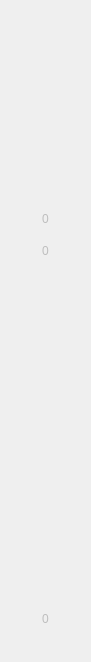
   <widget class="QWidget" name="gridLayoutWidget_4">
    <property name="geometry">
     <rect>
      <x>150</x>
      <y>40</y>
      <width>71</width>
      <height>601</height>
     </rect>
    </property>
    <layout class="QGridLayout" name="Agrid">
     <property name="sizeConstraint">
      <enum>QLayout::SetDefaultConstraint</enum>
     </property>
     <property name="spacing">
      <number>0</number>
     </property>
     <item row="7" column="0">
      <widget class="QPushButton" name="A8">
       <property name="enabled">
        <bool>false</bool>
       </property>
       <property name="sizePolicy">
        <sizepolicy hsizetype="Fixed" vsizetype="Fixed">
         <horstretch>0</horstretch>
         <verstretch>0</verstretch>
        </sizepolicy>
       </property>
       <property name="minimumSize">
        <size>
         <width>69</width>
         <height>32</height>
        </size>
       </property>
       <property name="maximumSize">
        <size>
         <width>69</width>
         <height>32</height>
        </size>
       </property>
       <property name="text">
        <string>0</string>
       </property>
       <property name="flat">
        <bool>true</bool>
       </property>
      </widget>
     </item>
     <item row="16" column="0">
      <widget class="QPushButton" name="A17">
       <property name="sizePolicy">
        <sizepolicy hsizetype="Fixed" vsizetype="Fixed">
         <horstretch>0</horstretch>
         <verstretch>0</verstretch>
        </sizepolicy>
       </property>
       <property name="minimumSize">
        <size>
         <width>69</width>
         <height>32</height>
        </size>
       </property>
       <property name="maximumSize">
        <size>
         <width>69</width>
         <height>32</height>
        </size>
       </property>
       <property name="text">
        <string> </string>
       </property>
       <property name="flat">
        <bool>true</bool>
       </property>
      </widget>
     </item>
     <item row="17" column="0">
      <widget class="QPushButton" name="A18">
       <property name="sizePolicy">
        <sizepolicy hsizetype="Fixed" vsizetype="Fixed">
         <horstretch>0</horstretch>
         <verstretch>0</verstretch>
        </sizepolicy>
       </property>
       <property name="minimumSize">
        <size>
         <width>69</width>
         <height>32</height>
        </size>
       </property>
       <property name="maximumSize">
        <size>
         <width>69</width>
         <height>32</height>
        </size>
       </property>
       <property name="text">
        <string> </string>
       </property>
       <property name="flat">
        <bool>true</bool>
       </property>
      </widget>
     </item>
     <item row="12" column="0">
      <widget class="QPushButton" name="A13">
       <property name="sizePolicy">
        <sizepolicy hsizetype="Fixed" vsizetype="Fixed">
         <horstretch>0</horstretch>
         <verstretch>0</verstretch>
        </sizepolicy>
       </property>
       <property name="minimumSize">
        <size>
         <width>69</width>
         <height>32</height>
        </size>
       </property>
       <property name="maximumSize">
        <size>
         <width>69</width>
         <height>32</height>
        </size>
       </property>
       <property name="text">
        <string> </string>
       </property>
       <property name="flat">
        <bool>true</bool>
       </property>
      </widget>
     </item>
     <item row="0" column="0">
      <widget class="QPushButton" name="A1">
       <property name="sizePolicy">
        <sizepolicy hsizetype="Fixed" vsizetype="Fixed">
         <horstretch>0</horstretch>
         <verstretch>0</verstretch>
        </sizepolicy>
       </property>
       <property name="minimumSize">
        <size>
         <width>69</width>
         <height>32</height>
        </size>
       </property>
       <property name="maximumSize">
        <size>
         <width>69</width>
         <height>32</height>
        </size>
       </property>
       <property name="text">
        <string> </string>
       </property>
       <property name="checkable">
        <bool>false</bool>
       </property>
       <property name="flat">
        <bool>true</bool>
       </property>
      </widget>
     </item>
     <item row="14" column="0">
      <widget class="QPushButton" name="A15">
       <property name="sizePolicy">
        <sizepolicy hsizetype="Fixed" vsizetype="Fixed">
         <horstretch>0</horstretch>
         <verstretch>0</verstretch>
        </sizepolicy>
       </property>
       <property name="minimumSize">
        <size>
         <width>69</width>
         <height>32</height>
        </size>
       </property>
       <property name="maximumSize">
        <size>
         <width>69</width>
         <height>32</height>
        </size>
       </property>
       <property name="text">
        <string> </string>
       </property>
       <property name="flat">
        <bool>true</bool>
       </property>
      </widget>
     </item>
     <item row="13" column="0">
      <widget class="QPushButton" name="A14">
       <property name="sizePolicy">
        <sizepolicy hsizetype="Fixed" vsizetype="Fixed">
         <horstretch>0</horstretch>
         <verstretch>0</verstretch>
        </sizepolicy>
       </property>
       <property name="minimumSize">
        <size>
         <width>69</width>
         <height>32</height>
        </size>
       </property>
       <property name="maximumSize">
        <size>
         <width>69</width>
         <height>32</height>
        </size>
       </property>
       <property name="text">
        <string> </string>
       </property>
       <property name="flat">
        <bool>true</bool>
       </property>
      </widget>
     </item>
     <item row="4" column="0">
      <widget class="QPushButton" name="A5">
       <property name="sizePolicy">
        <sizepolicy hsizetype="Fixed" vsizetype="Fixed">
         <horstretch>0</horstretch>
         <verstretch>0</verstretch>
        </sizepolicy>
       </property>
       <property name="minimumSize">
        <size>
         <width>69</width>
         <height>32</height>
        </size>
       </property>
       <property name="maximumSize">
        <size>
         <width>69</width>
         <height>32</height>
        </size>
       </property>
       <property name="text">
        <string> </string>
       </property>
       <property name="flat">
        <bool>true</bool>
       </property>
      </widget>
     </item>
     <item row="9" column="0">
      <widget class="QPushButton" name="A10">
       <property name="sizePolicy">
        <sizepolicy hsizetype="Fixed" vsizetype="Fixed">
         <horstretch>0</horstretch>
         <verstretch>0</verstretch>
        </sizepolicy>
       </property>
       <property name="minimumSize">
        <size>
         <width>69</width>
         <height>32</height>
        </size>
       </property>
       <property name="maximumSize">
        <size>
         <width>69</width>
         <height>32</height>
        </size>
       </property>
       <property name="text">
        <string> </string>
       </property>
       <property name="flat">
        <bool>true</bool>
       </property>
      </widget>
     </item>
     <item row="10" column="0">
      <widget class="QPushButton" name="A11">
       <property name="sizePolicy">
        <sizepolicy hsizetype="Fixed" vsizetype="Fixed">
         <horstretch>0</horstretch>
         <verstretch>0</verstretch>
        </sizepolicy>
       </property>
       <property name="minimumSize">
        <size>
         <width>69</width>
         <height>32</height>
        </size>
       </property>
       <property name="maximumSize">
        <size>
         <width>69</width>
         <height>32</height>
        </size>
       </property>
       <property name="text">
        <string> </string>
       </property>
       <property name="flat">
        <bool>true</bool>
       </property>
      </widget>
     </item>
     <item row="1" column="0">
      <widget class="QPushButton" name="A2">
       <property name="sizePolicy">
        <sizepolicy hsizetype="Fixed" vsizetype="Fixed">
         <horstretch>0</horstretch>
         <verstretch>0</verstretch>
        </sizepolicy>
       </property>
       <property name="minimumSize">
        <size>
         <width>69</width>
         <height>32</height>
        </size>
       </property>
       <property name="maximumSize">
        <size>
         <width>69</width>
         <height>32</height>
        </size>
       </property>
       <property name="text">
        <string> </string>
       </property>
       <property name="flat">
        <bool>true</bool>
       </property>
      </widget>
     </item>
     <item row="8" column="0">
      <widget class="QPushButton" name="A9">
       <property name="sizePolicy">
        <sizepolicy hsizetype="Fixed" vsizetype="Fixed">
         <horstretch>0</horstretch>
         <verstretch>0</verstretch>
        </sizepolicy>
       </property>
       <property name="minimumSize">
        <size>
         <width>69</width>
         <height>32</height>
        </size>
       </property>
       <property name="maximumSize">
        <size>
         <width>69</width>
         <height>32</height>
        </size>
       </property>
       <property name="text">
        <string> </string>
       </property>
       <property name="flat">
        <bool>true</bool>
       </property>
      </widget>
     </item>
     <item row="18" column="0" rowspan="2">
      <widget class="QPushButton" name="A19">
       <property name="enabled">
        <bool>false</bool>
       </property>
       <property name="sizePolicy">
        <sizepolicy hsizetype="Fixed" vsizetype="Fixed">
         <horstretch>0</horstretch>
         <verstretch>0</verstretch>
        </sizepolicy>
       </property>
       <property name="minimumSize">
        <size>
         <width>69</width>
         <height>64</height>
        </size>
       </property>
       <property name="maximumSize">
        <size>
         <width>69</width>
         <height>64</height>
        </size>
       </property>
       <property name="text">
        <string>0</string>
       </property>
       <property name="flat">
        <bool>true</bool>
       </property>
      </widget>
     </item>
     <item row="5" column="0">
      <widget class="QPushButton" name="A6">
       <property name="sizePolicy">
        <sizepolicy hsizetype="Fixed" vsizetype="Fixed">
         <horstretch>0</horstretch>
         <verstretch>0</verstretch>
        </sizepolicy>
       </property>
       <property name="minimumSize">
        <size>
         <width>69</width>
         <height>32</height>
        </size>
       </property>
       <property name="maximumSize">
        <size>
         <width>69</width>
         <height>32</height>
        </size>
       </property>
       <property name="text">
        <string> </string>
       </property>
       <property name="flat">
        <bool>true</bool>
       </property>
      </widget>
     </item>
     <item row="2" column="0">
      <widget class="QPushButton" name="A3">
       <property name="sizePolicy">
        <sizepolicy hsizetype="Fixed" vsizetype="Fixed">
         <horstretch>0</horstretch>
         <verstretch>0</verstretch>
        </sizepolicy>
       </property>
       <property name="minimumSize">
        <size>
         <width>69</width>
         <height>32</height>
        </size>
       </property>
       <property name="maximumSize">
        <size>
         <width>69</width>
         <height>32</height>
        </size>
       </property>
       <property name="text">
        <string> </string>
       </property>
       <property name="flat">
        <bool>true</bool>
       </property>
      </widget>
     </item>
     <item row="11" column="0">
      <widget class="QPushButton" name="A12">
       <property name="sizePolicy">
        <sizepolicy hsizetype="Fixed" vsizetype="Fixed">
         <horstretch>0</horstretch>
         <verstretch>0</verstretch>
        </sizepolicy>
       </property>
       <property name="minimumSize">
        <size>
         <width>69</width>
         <height>32</height>
        </size>
       </property>
       <property name="maximumSize">
        <size>
         <width>69</width>
         <height>32</height>
        </size>
       </property>
       <property name="text">
        <string> </string>
       </property>
       <property name="flat">
        <bool>true</bool>
       </property>
      </widget>
     </item>
     <item row="6" column="0">
      <widget class="QPushButton" name="A7">
       <property name="enabled">
        <bool>false</bool>
       </property>
       <property name="sizePolicy">
        <sizepolicy hsizetype="Fixed" vsizetype="Fixed">
         <horstretch>0</horstretch>
         <verstretch>0</verstretch>
        </sizepolicy>
       </property>
       <property name="minimumSize">
        <size>
         <width>69</width>
         <height>32</height>
        </size>
       </property>
       <property name="maximumSize">
        <size>
         <width>69</width>
         <height>32</height>
        </size>
       </property>
       <property name="text">
        <string>0</string>
       </property>
       <property name="flat">
        <bool>true</bool>
       </property>
      </widget>
     </item>
     <item row="3" column="0">
      <widget class="QPushButton" name="A4">
       <property name="sizePolicy">
        <sizepolicy hsizetype="Fixed" vsizetype="Fixed">
         <horstretch>0</horstretch>
         <verstretch>0</verstretch>
        </sizepolicy>
       </property>
       <property name="minimumSize">
        <size>
         <width>69</width>
         <height>32</height>
        </size>
       </property>
       <property name="maximumSize">
        <size>
         <width>69</width>
         <height>32</height>
        </size>
       </property>
       <property name="text">
        <string> </string>
       </property>
       <property name="flat">
        <bool>true</bool>
       </property>
      </widget>
     </item>
     <item row="15" column="0">
      <widget class="QPushButton" name="A16">
       <property name="sizePolicy">
        <sizepolicy hsizetype="Fixed" vsizetype="Fixed">
         <horstretch>0</horstretch>
         <verstretch>0</verstretch>
        </sizepolicy>
       </property>
       <property name="minimumSize">
        <size>
         <width>69</width>
         <height>32</height>
        </size>
       </property>
       <property name="maximumSize">
        <size>
         <width>69</width>
         <height>32</height>
        </size>
       </property>
       <property name="text">
        <string> </string>
       </property>
       <property name="flat">
        <bool>true</bool>
       </property>
      </widget>
     </item>
    </layout>
   </widget>
